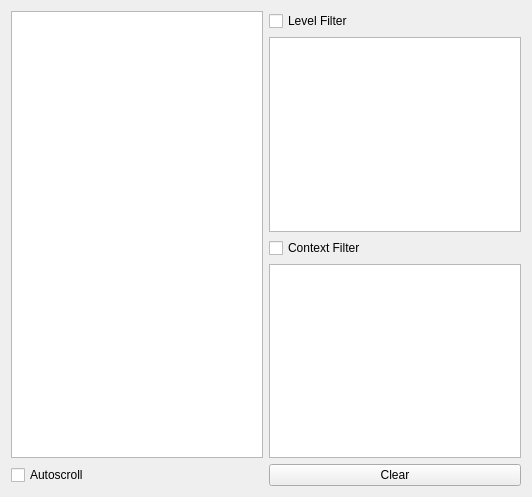
<?xml version="1.0" encoding="UTF-8"?>
<ui version="4.0">
 <class>LogViewer</class>
 <widget class="QDialog" name="LogViewer">
  <property name="geometry">
   <rect>
    <x>0</x>
    <y>0</y>
    <width>532</width>
    <height>497</height>
   </rect>
  </property>
  <layout class="QGridLayout" name="gridLayout">
   <item row="0" column="0">
    <widget class="QTreeView" name="view">
     <property name="contextMenuPolicy">
      <enum>Qt::CustomContextMenu</enum>
     </property>
     <property name="selectionMode">
      <enum>QAbstractItemView::ContiguousSelection</enum>
     </property>
     <property name="indentation">
      <number>0</number>
     </property>
     <property name="rootIsDecorated">
      <bool>false</bool>
     </property>
     <property name="uniformRowHeights">
      <bool>true</bool>
     </property>
     <property name="itemsExpandable">
      <bool>false</bool>
     </property>
     <property name="headerHidden">
      <bool>true</bool>
     </property>
    </widget>
   </item>
   <item row="0" column="1">
    <layout class="QVBoxLayout" name="verticalLayout">
     <item>
      <widget class="QCheckBox" name="levelCheck">
       <property name="text">
        <string>Level Filter</string>
       </property>
       <property name="tristate">
        <bool>false</bool>
       </property>
      </widget>
     </item>
     <item>
      <widget class="QListWidget" name="level"/>
     </item>
     <item>
      <widget class="QCheckBox" name="contextCheck">
       <property name="text">
        <string>Context Filter</string>
       </property>
       <property name="tristate">
        <bool>false</bool>
       </property>
      </widget>
     </item>
     <item>
      <widget class="QListWidget" name="context"/>
     </item>
    </layout>
   </item>
   <item row="1" column="0">
    <widget class="QCheckBox" name="autoscroll">
     <property name="text">
      <string>Autoscroll</string>
     </property>
    </widget>
   </item>
   <item row="1" column="1">
    <widget class="QPushButton" name="clear">
     <property name="text">
      <string>Clear</string>
     </property>
     <property name="autoDefault">
      <bool>false</bool>
     </property>
    </widget>
   </item>
  </layout>
 </widget>
 <resources/>
 <connections/>
</ui>
